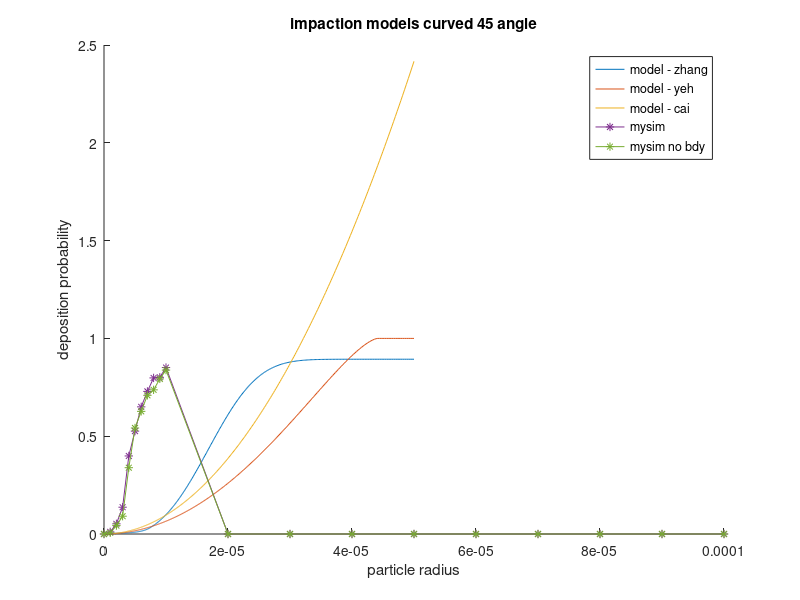

Recreate this plot in MATLAB. (Note: this script raises an error after producing the figure.)
% most taken from lambert

log_plot = false;

pi = 3.142

g = 9.81;   %m/s^2
C = 1.0;
rho = 1.2;
rho_p = 1200;
r_p = 30.e-6; %2.5,10,30 um
L = 5.3e-2; %1cm
phi = 0.;
mu = 1.2*1.7e-5;    %m^2/s
R = 0.5e-2; % 0.5cm
v = 50e-2;%99.20e-2 * 4;   %cm/s average velocity
pi = 3.142;
theta = pi/4;

%r_p = linspace(0e-6,20e-6,11)
%r_p = linspace(0e-6,50e-6,1001)
r_p = logspace(log10(0.1e-6),log10(50e-6),1001);

St = C*rho_p.*r_p.*r_p*v/(9*mu*R);
Re = rho*v*2*R/mu;


%yeh impaction
prob_imp_yeh = 0;

theta*St
%prob_imp_yeh(1) = 0.;
%for i=2:length(r_p)
for i=1:length(r_p)
    if theta*St(i) < 1
        prob_imp_yeh(i) = 1 - 2/pi.*acos(theta*St(i)) + 1./pi*sin(2.*acos(theta*St(i)));
    else
        prob_imp_yeh(i) = 1;
    end
end

prob_imp_yeh

%zhang impaction - parabolic
for i=1:length(St)
    if(St(i) < 0.04)
        prob_imp_zhang(i) = 0.000654*exp(55.7*St(i)^0.954)*Re^(1/3)*sin(theta);
    else
        prob_imp_zhang(i) = (0.19 - 0.193*exp(-9.5*St(i)^1.565))*Re^(1/3)*sin(theta);
    end
end

%cai impaction
prob_imp_cai = 0;
R_d = R;
f_0 = pi*(1-1/4*(R_d/R)^2)-(4/3*(15/16*pi - 2)*(R_d/R)^2)*(cos(theta))^2;
f_1 = 1 - 1/3*(R_d/R)^2 + (pi - 11/3)*(R_d/R)^2*(cos(theta))^2 ...
    -1/3*(R_d/R)^2*sin(theta) + (2/3 - pi/8)*(R_d/R)^4*(cos(theta))^2 ...
    +1/5*(R_d/R)^4*sin(theta)^2 + (6 - 15/8*pi)*(R_d/R)^4*(cos(theta))^4 ...
    +(7/15 - pi/8)*(R_d/R)^4*(sin(theta))^2*(cos(theta))^2;
G = 8*sin(theta)*f_1/((R_d/R)*f_0);
prob_imp_cai = G*St;


%experimental kim
St_kim = [0.05 0.14 0.27];
prob_imp_kim = [0.063 0.375 0.684]

%computational robinson 1,2
prob_imp_rob_1 = [0.11 0.30 0.54]
prob_imp_rob_2 = [0.04 0.21 0.49]

close all

%% SIMULATION RESULTS

% particle radius
%r_p_sim = [0 5 10 15 20 25 30 35 40 45 50]*1e-6;
r_p_sim = [0 1 2 3 4 5 6 7 8 9 10 20 30 40 50 60 70 80 90 100]*1e-6;

St_sim = C*rho_p.*r_p_sim.*r_p_sim*v/(9*mu*R);

%dt 0.001
prob_exp_1 = r_p_sim*0;
prob_exp_no_bdy = r_p_sim*0;


% 0,10,20,...,100
% curved - no bdy - 45 - 200cm/s
prob_exp_no_bdy(1:11) = [0 0.006 0.043 0.091 0.339 0.542 0.627 0.709 0.737 0.793 0.838]

% curved - bdy layer - 45 - 200cm/s
prob_exp_1(1:11) = [0 0.011 0.052 0.137 0.399 0.526 0.650 0.729 0.798 0.801 0.851]


% curved - no bdy - 45 - 100cm/s
%prob_exp_1(1:11) = [0 0.005 0.036 0.099 0.189 0.428 0.573 0.644 0.693 0.703 0.787]

% curved - bdy layer - 45 - 100cm/s
%prob_exp_1(1:11) = [0 0.054 0.112 0.154 0.323 0.458 0.577 0.661 0.735 0.807 0.819]

% straight - bdy - 45 - 100cm/s
% 0 1 2 3 4 5 6 7 8 9 10 20 25 30 40 50 60 70 80 90
%prob_exp_1 = [0 0.014 0.014 0.009 0.019 0.016 0.020 0.025 0.017 0.018 0.026 0.081 0.258 0.432 0.536 0.648 0.731 0.777 0.817 0.836]
% 0 1 10 20 25 30 40 50 60 70 80 90 100
prob_exp_100 = [0 0.014 0.026 0.081 0.258 0.450 0.573 0.691 0.768 0.819 0.864 0.884];
prob_exp_200 = [0 0.014 0.026 0.081 0.258 0.450 0.573 0.691 0.768 0.819 0.864 0.884];
prob_exp_400 = [0 0.014 0.026 0.081 0.258 0.450 0.573 0.691 0.768 0.819 0.864 0.884];
prob_exp_1000 = [0 0.014 0.026 0.081 0.258 0.450 0.573 0.691 0.768 0.819 0.864 0.884];



%%


% what particle radius corrsponds to stk=1
r_p_stk_1 = sqrt(9*mu*R/(C*rho_p)); 
% what particle radius corrsponds to stk=0.001
r_p_stk_0001 = sqrt(0.001*9*mu*R/(C*rho_p)); 



 
hold on
plot(r_p,prob_imp_zhang)
plot(r_p,prob_imp_yeh)
plot(r_p,prob_imp_cai)
plot(r_p_sim,prob_exp_1,'*-')
plot(r_p_sim,prob_exp_no_bdy,'*-')
%plot(r_p,prob_exp_1)
%plot(r_p,prob_exp_2)
%plot(r_p,prob_exp_3)
%plot(r_p,prob_exp_4)
xlabel('particle radius');
ylabel('deposition probability');
title('impaction models curved 45 angle')
legend('model - zhang','model - yeh','model - cai','mysim','mysim no bdy')
ax = gca;
ax.XAxis.Exponent = -6;
ylim([0 1.5])
% make line at stk = 1
yL = get(gca,'YLim');
line([r_p_stk_1 r_p_stk_1],yL,'Color','k');

% log plot
if(log_plot)
    set(gca,'xscale','log');
    set(gca,'yscale','log');
    xlim([r_p_stk_0001 max(r_p)])
end


%impaction
figure
plot(St,prob_imp_zhang)
hold on
plot(St,prob_imp_yeh)
plot(St,prob_imp_cai)
plot(St_kim,prob_imp_kim,'*')
plot(St_kim,prob_imp_rob_1,'+')
plot(St_kim,prob_imp_rob_2,'o')
plot(St_sim,prob_exp_1,'*-')
plot(St_sim,prob_exp_no_bdy,'*-')
xlabel('Stk');
ylabel('deposition probability');
title('impaction models curved 45 angle')
legend('model - zhang','model - yeh','model - cai','exp - kim','sim - rob 1','sim - rob 2','mysim','mysim no bdy')
ylim([0 1.5])
% make line at stk = 1
yL = get(gca,'YLim');
line([1 1],yL,'Color','k');

% log plot
if(log_plot)
    set(gca,'xscale','log');
    set(gca,'yscale','log');
    xlim([1e-3 max(St)])
end


%impaction
figure
plot(St,prob_imp_zhang)
hold on
plot(St,prob_imp_yeh)
plot(St,prob_imp_cai)
plot(St_kim,prob_imp_kim,'*')
plot(St_kim,prob_imp_rob_1,'+')
plot(St_kim,prob_imp_rob_2,'o')
plot(St_sim,prob_exp_1,'*-')
plot(St_sim,prob_exp_no_bdy,'*-')
xlabel('Stk');
ylabel('deposition probability');
title('impaction models curved 45 angle')
legend('model - zhang','model - yeh','model - cai','exp - kim','sim - rob 1','sim - rob 2','mysim','mysim no bdy')
xlim([0 0.3])
ylim([0 1.0])
xL = get(gca,'XLim');
line([1 1],xL,'Color','k');

% log plot
if(log_plot)
    set(gca,'xscale','log');
    set(gca,'yscale','log');
    xlim([1e-3 0.3])
end